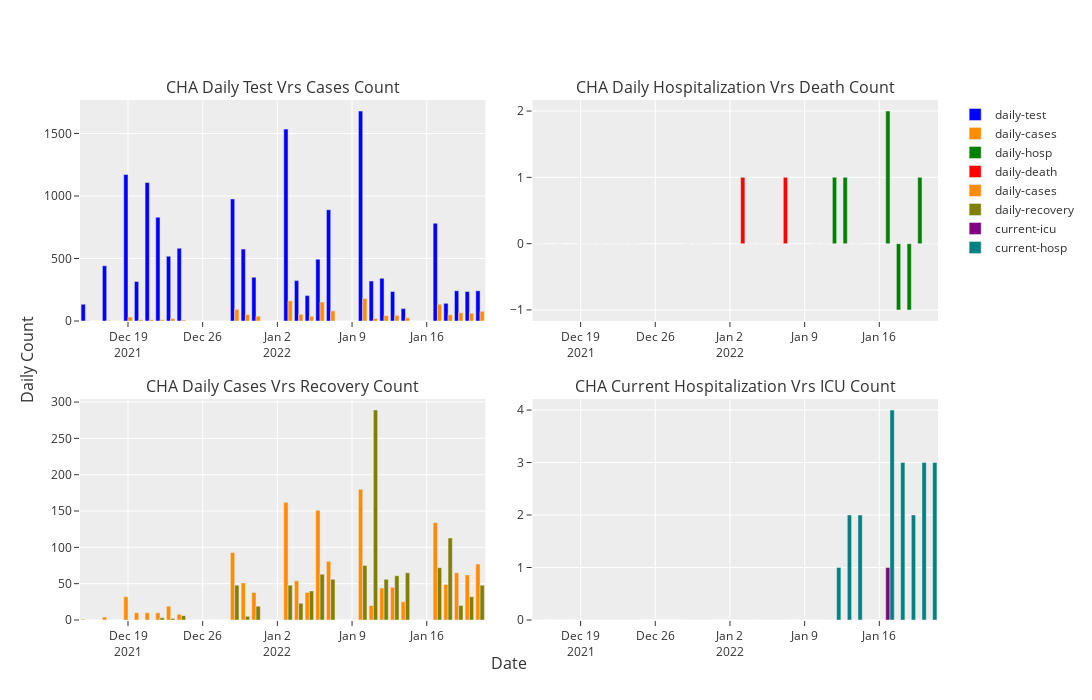

The notebook cell saved with this chart:
### Code cell
daily_analysis_cha(central_rha_data)

### Figure 1 — Plotly figure (JSON) as saved in the notebook; plotly's stock layout.template omitted (floating-point values rounded to 4 significant figures)
{"data": [{"hoverinfo": "y+x+name", "marker": {"color": "blue"}, "name": "daily-test", "type": "bar", "x": ["2021-12-15T00:00:00", "2021-12-17T00:00:00", "2021-12-19T00:00:00", "2021-12-20T00:00:00", "2021-12-21T00:00:00", "2021-12-22T00:00:00", "2021-12-23T00:00:00", "2021-12-24T00:00:00", "2021-12-29T00:00:00", "2021-12-30T00:00:00", "2021-12-31T00:00:00", "2022-01-03T00:00:00", "2022-01-04T00:00:00", "2022-01-05T00:00:00", "2022-01-06T00:00:00", "2022-01-07T00:00:00", "2022-01-10T00:00:00", "2022-01-11T00:00:00", "2022-01-12T00:00:00", "2022-01-13T00:00:00", "2022-01-14T00:00:00", "2022-01-17T00:00:00", "2022-01-18T00:00:00", "2022-01-19T00:00:00", "2022-01-20T00:00:00", "2022-01-21T00:00:00"], "xaxis": "x", "y": [134, 442, 1172, 316, 1108, 830, 518, 582, 976, 575, 350, 1535, 323, 203, 494, 890, 1679, 320, 342, 236, 99, 782, 141, 242, 236, 242], "yaxis": "y"}, {"hoverinfo": "y+x+name", "marker": {"color": "darkorange"}, "name": "daily-cases", "type": "bar", "x": ["2021-12-15T00:00:00", "2021-12-17T00:00:00", "2021-12-19T00:00:00", "2021-12-20T00:00:00", "2021-12-21T00:00:00", "2021-12-22T00:00:00", "2021-12-23T00:00:00", "2021-12-24T00:00:00", "2021-12-29T00:00:00", "2021-12-30T00:00:00", "2021-12-31T00:00:00", "2022-01-03T00:00:00", "2022-01-04T00:00:00", "2022-01-05T00:00:00", "2022-01-06T00:00:00", "2022-01-07T00:00:00", "2022-01-10T00:00:00", "2022-01-11T00:00:00", "2022-01-12T00:00:00", "2022-01-13T00:00:00", "2022-01-14T00:00:00", "2022-01-17T00:00:00", "2022-01-18T00:00:00", "2022-01-19T00:00:00", "2022-01-20T00:00:00", "2022-01-21T00:00:00"], "xaxis": "x", "y": [1, 4, 32, 10, 10, 10, 19, 8, 93, 51, 38, 162, 54, 38, 151, 81, 180, 20, 44, 45, 25, 134, 49, 65, 62, 77], "yaxis": "y"}, {"hoverinfo": "y+x+name", "marker": {"color": "green"}, "name": "daily-hosp", "type": "bar", "x": ["2021-12-15T00:00:00", "2021-12-17T00:00:00", "2021-12-19T00:00:00", "2021-12-20T00:00:00", "2021-12-21T00:00:00", "2021-12-22T00:00:00", "2021-12-23T00:00:00", "2021-12-24T00:00:00", "2021-12-29T00:00:00", "2021-12-30T00:00:00", "2021-12-31T00:00:00", "2022-01-03T00:00:00", "2022-01-04T00:00:00", "2022-01-05T00:00:00", "2022-01-06T00:00:00", "2022-01-07T00:00:00", "2022-01-10T00:00:00", "2022-01-11T00:00:00", "2022-01-12T00:00:00", "2022-01-13T00:00:00", "2022-01-14T00:00:00", "2022-01-17T00:00:00", "2022-01-18T00:00:00", "2022-01-19T00:00:00", "2022-01-20T00:00:00", "2022-01-21T00:00:00"], "xaxis": "x2", "y": [0, 0, 0, 0, 0, 0, 0, 0, 0, 0, 0, 0, 0, 0, 0, 0, 0, 0, 1, 1, 0, 2, -1, -1, 1, 0], "yaxis": "y2"}, {"hoverinfo": "y+x+name", "marker": {"color": "red"}, "name": "daily-death", "type": "bar", "x": ["2021-12-15T00:00:00", "2021-12-17T00:00:00", "2021-12-19T00:00:00", "2021-12-20T00:00:00", "2021-12-21T00:00:00", "2021-12-22T00:00:00", "2021-12-23T00:00:00", "2021-12-24T00:00:00", "2021-12-29T00:00:00", "2021-12-30T00:00:00", "2021-12-31T00:00:00", "2022-01-03T00:00:00", "2022-01-04T00:00:00", "2022-01-05T00:00:00", "2022-01-06T00:00:00", "2022-01-07T00:00:00", "2022-01-10T00:00:00", "2022-01-11T00:00:00", "2022-01-12T00:00:00", "2022-01-13T00:00:00", "2022-01-14T00:00:00", "2022-01-17T00:00:00", "2022-01-18T00:00:00", "2022-01-19T00:00:00", "2022-01-20T00:00:00", "2022-01-21T00:00:00"], "xaxis": "x2", "y": [0, 0, 0, 0, 0, 0, 0, 0, 0, 0, 0, 1, 0, 0, 0, 1, 0, 0, 0, 0, 0, 0, 0, 0, 0, 0], "yaxis": "y2"}, {"hoverinfo": "y+x+name", "marker": {"color": "darkorange"}, "name": "daily-cases", "type": "bar", "x": ["2021-12-15T00:00:00", "2021-12-17T00:00:00", "2021-12-19T00:00:00", "2021-12-20T00:00:00", "2021-12-21T00:00:00", "2021-12-22T00:00:00", "2021-12-23T00:00:00", "2021-12-24T00:00:00", "2021-12-29T00:00:00", "2021-12-30T00:00:00", "2021-12-31T00:00:00", "2022-01-03T00:00:00", "2022-01-04T00:00:00", "2022-01-05T00:00:00", "2022-01-06T00:00:00", "2022-01-07T00:00:00", "2022-01-10T00:00:00", "2022-01-11T00:00:00", "2022-01-12T00:00:00", "2022-01-13T00:00:00", "2022-01-14T00:00:00", "2022-01-17T00:00:00", "2022-01-18T00:00:00", "2022-01-19T00:00:00", "2022-01-20T00:00:00", "2022-01-21T00:00:00"], "xaxis": "x3", "y": [1, 4, 32, 10, 10, 10, 19, 8, 93, 51, 38, 162, 54, 38, 151, 81, 180, 20, 44, 45, 25, 134, 49, 65, 62, 77], "yaxis": "y3"}, {"hoverinfo": "y+x+name", "marker": {"color": "olive"}, "name": "daily-recovery", "type": "bar", "x": ["2021-12-15T00:00:00", "2021-12-17T00:00:00", "2021-12-19T00:00:00", "2021-12-20T00:00:00", "2021-12-21T00:00:00", "2021-12-22T00:00:00", "2021-12-23T00:00:00", "2021-12-24T00:00:00", "2021-12-29T00:00:00", "2021-12-30T00:00:00", "2021-12-31T00:00:00", "2022-01-03T00:00:00", "2022-01-04T00:00:00", "2022-01-05T00:00:00", "2022-01-06T00:00:00", "2022-01-07T00:00:00", "2022-01-10T00:00:00", "2022-01-11T00:00:00", "2022-01-12T00:00:00", "2022-01-13T00:00:00", "2022-01-14T00:00:00", "2022-01-17T00:00:00", "2022-01-18T00:00:00", "2022-01-19T00:00:00", "2022-01-20T00:00:00", "2022-01-21T00:00:00"], "xaxis": "x3", "y": [0, 0, 0, 0, 0, 3, 2, 6, 48, 5, 19, 48, 23, 40, 63, 56, 75, 289, 56, 61, 65, 72, 113, 20, 32, 48], "yaxis": "y3"}, {"hoverinfo": "y+x+name", "marker": {"color": "purple"}, "name": "current-icu", "type": "bar", "x": ["2021-12-15T00:00:00", "2021-12-17T00:00:00", "2021-12-19T00:00:00", "2021-12-20T00:00:00", "2021-12-21T00:00:00", "2021-12-22T00:00:00", "2021-12-23T00:00:00", "2021-12-24T00:00:00", "2021-12-29T00:00:00", "2021-12-30T00:00:00", "2021-12-31T00:00:00", "2022-01-03T00:00:00", "2022-01-04T00:00:00", "2022-01-05T00:00:00", "2022-01-06T00:00:00", "2022-01-07T00:00:00", "2022-01-10T00:00:00", "2022-01-11T00:00:00", "2022-01-12T00:00:00", "2022-01-13T00:00:00", "2022-01-14T00:00:00", "2022-01-17T00:00:00", "2022-01-18T00:00:00", "2022-01-19T00:00:00", "2022-01-20T00:00:00", "2022-01-21T00:00:00"], "xaxis": "x4", "y": [0, 0, 0, 0, 0, 0, 0, 0, 0, 0, 0, 0, 0, 0, 0, 0, 0, 0, 0, 0, 0, 1, 0, 0, 0, 0], "yaxis": "y4"}, {"hoverinfo": "y+x+name", "marker": {"color": "teal"}, "name": "current-hosp", "type": "bar", "x": ["2021-12-15T00:00:00", "2021-12-17T00:00:00", "2021-12-19T00:00:00", "2021-12-20T00:00:00", "2021-12-21T00:00:00", "2021-12-22T00:00:00", "2021-12-23T00:00:00", "2021-12-24T00:00:00", "2021-12-29T00:00:00", "2021-12-30T00:00:00", "2021-12-31T00:00:00", "2022-01-03T00:00:00", "2022-01-04T00:00:00", "2022-01-05T00:00:00", "2022-01-06T00:00:00", "2022-01-07T00:00:00", "2022-01-10T00:00:00", "2022-01-11T00:00:00", "2022-01-12T00:00:00", "2022-01-13T00:00:00", "2022-01-14T00:00:00", "2022-01-17T00:00:00", "2022-01-18T00:00:00", "2022-01-19T00:00:00", "2022-01-20T00:00:00", "2022-01-21T00:00:00"], "xaxis": "x4", "y": [0, 0, 0, 0, 0, 0, 0, 0, 0, 0, 0, 0, 0, 0, 0, 0, 0, 0, 1, 2, 2, 4, 3, 2, 3, 3], "yaxis": "y4"}], "layout": {"annotations": [{"font": {"size": 16}, "showarrow": false, "text": "CHA Daily Test Vrs Cases Count", "x": 0.2362, "xanchor": "center", "xref": "paper", "y": 1, "yanchor": "bottom", "yref": "paper"}, {"font": {"size": 16}, "showarrow": false, "text": "CHA Daily Hospitalization Vrs Death Count", "x": 0.7637, "xanchor": "center", "xref": "paper", "y": 1, "yanchor": "bottom", "yref": "paper"}, {"font": {"size": 16}, "showarrow": false, "text": "CHA Daily Cases Vrs Recovery Count", "x": 0.2362, "xanchor": "center", "xref": "paper", "y": 0.425, "yanchor": "bottom", "yref": "paper"}, {"font": {"size": 16}, "showarrow": false, "text": "CHA Current Hospitalization Vrs ICU Count", "x": 0.7637, "xanchor": "center", "xref": "paper", "y": 0.425, "yanchor": "bottom", "yref": "paper"}, {"font": {"size": 16}, "showarrow": false, "text": "Date", "x": 0.5, "xanchor": "center", "xref": "paper", "y": 0, "yanchor": "top", "yref": "paper", "yshift": -30}, {"font": {"size": 16}, "showarrow": false, "text": "Daily Count", "textangle": -90, "x": 0, "xanchor": "right", "xref": "paper", "xshift": -40, "y": 0.5, "yanchor": "middle", "yref": "paper"}], "barmode": "group", "height": 700, "showlegend": true, "width": 1200, "xaxis": {"anchor": "y", "domain": [0, 0.4725]}, "xaxis2": {"anchor": "y2", "domain": [0.5275, 1]}, "xaxis3": {"anchor": "y3", "domain": [0, 0.4725]}, "xaxis4": {"anchor": "y4", "domain": [0.5275, 1]}, "yaxis": {"anchor": "x", "domain": [0.575, 1]}, "yaxis2": {"anchor": "x2", "domain": [0.575, 1]}, "yaxis3": {"anchor": "x3", "domain": [0, 0.425]}, "yaxis4": {"anchor": "x4", "domain": [0, 0.425]}}}
